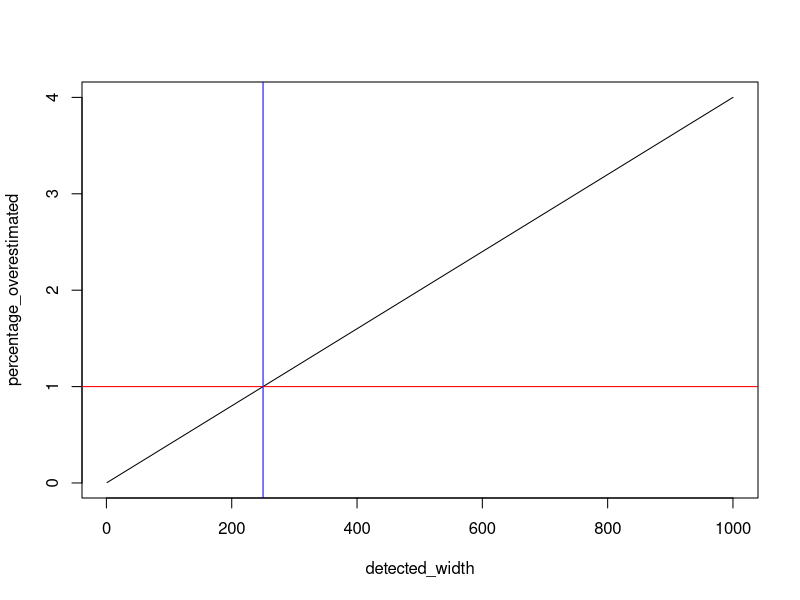

The R source for this figure:
#assume krill is homogenously distributed
#assume all krill in the survey slice are perfectly detected

calcKrillBiomass <- function(krill_biomass, survey_area_width, survey_area_length, 
                             survey_area_depth, detected_width) {
  
  #krill_biomass = total krill biomass in survey area in kg
  #survey_area_width = survey width in m
  #survey_area_length = survey length in m
  #survey_area_depth = survey depth in m
  #detected_width = width of the survey beam
  
  #apparent kg/m2
  visible_kg <- krill_biomass/(survey_area_width/detected_width)
  apparent_kg_m2 <- visible_kg/(survey_area_length*survey_area_depth)
  
  #calculated krill biomass in kg
  calculated_biomass <- apparent_kg_m2*survey_area_width*survey_area_length
  
  return(list(detected_width = detected_width, calculated_biomass = calculated_biomass))
  
}

detected_width <- 0
percentage_overestimated <- 0
calculated_biomass <- 0
for (i in 1:1000) {
  
  calc_biomass <- calcKrillBiomass(krill_biomass = 5e5, survey_area_width = 1e3, 
                                   survey_area_length = 5e5, survey_area_depth = 250, 
                                   detected_width = i)
  
  detected_width[i] <- calc_biomass$detected_width
  percentage_overestimated[i] <- calc_biomass$calculated_biomass/5e5
  calculated_biomass[i] <- calc_biomass$calculated_biomass
  
}

plot(detected_width, percentage_overestimated, type = "l")
abline(h = 1, col = "red")
abline(v = 250, col = "blue")






